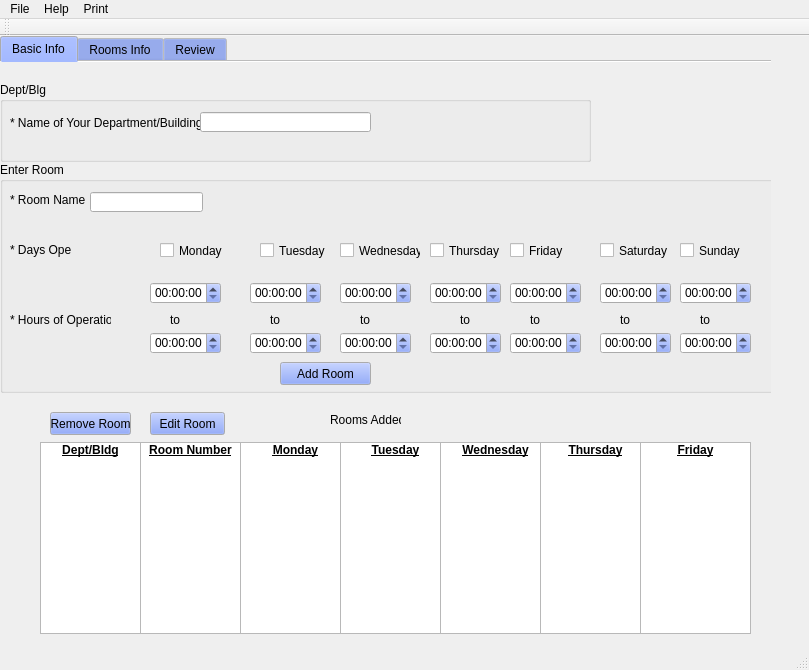
<?xml version="1.0" encoding="UTF-8"?>
<ui version="4.0">
 <class>MainWindow</class>
 <widget class="QMainWindow" name="MainWindow">
  <property name="geometry">
   <rect>
    <x>0</x>
    <y>0</y>
    <width>809</width>
    <height>670</height>
   </rect>
  </property>
  <property name="windowTitle">
   <string>MainWindow</string>
  </property>
  <property name="iconSize">
   <size>
    <width>24</width>
    <height>24</height>
   </size>
  </property>
  <property name="tabShape">
   <enum>QTabWidget::Rounded</enum>
  </property>
  <widget class="QWidget" name="centralWidget">
   <widget class="QTabWidget" name="tabWidget">
    <property name="geometry">
     <rect>
      <x>0</x>
      <y>0</y>
      <width>771</width>
      <height>631</height>
     </rect>
    </property>
    <property name="palette">
     <palette>
      <active>
       <colorrole role="Button">
        <brush brushstyle="SolidPattern">
         <color alpha="255">
          <red>116</red>
          <green>143</green>
          <blue>240</blue>
         </color>
        </brush>
       </colorrole>
      </active>
      <inactive>
       <colorrole role="Button">
        <brush brushstyle="SolidPattern">
         <color alpha="255">
          <red>116</red>
          <green>143</green>
          <blue>240</blue>
         </color>
        </brush>
       </colorrole>
      </inactive>
      <disabled>
       <colorrole role="Button">
        <brush brushstyle="SolidPattern">
         <color alpha="255">
          <red>116</red>
          <green>143</green>
          <blue>240</blue>
         </color>
        </brush>
       </colorrole>
      </disabled>
     </palette>
    </property>
    <property name="whatsThis">
     <string>&lt;html&gt;&lt;head/&gt;&lt;body&gt;&lt;p&gt;&lt;br/&gt;&lt;/p&gt;&lt;/body&gt;&lt;/html&gt;</string>
    </property>
    <property name="currentIndex">
     <number>0</number>
    </property>
    <property name="documentMode">
     <bool>true</bool>
    </property>
    <property name="movable">
     <bool>false</bool>
    </property>
    <widget class="QWidget" name="Tab_1">
     <property name="autoFillBackground">
      <bool>false</bool>
     </property>
     <attribute name="title">
      <string>Basic Info</string>
     </attribute>
     <widget class="QLabel" name="label_14">
      <property name="geometry">
       <rect>
        <x>330</x>
        <y>350</y>
        <width>71</width>
        <height>16</height>
       </rect>
      </property>
      <property name="text">
       <string>Rooms Added</string>
      </property>
     </widget>
     <widget class="QGroupBox" name="groupBox">
      <property name="geometry">
       <rect>
        <x>0</x>
        <y>20</y>
        <width>591</width>
        <height>80</height>
       </rect>
      </property>
      <property name="title">
       <string>Dept/Blg</string>
      </property>
      <widget class="QLabel" name="label">
       <property name="geometry">
        <rect>
         <x>10</x>
         <y>30</y>
         <width>191</width>
         <height>21</height>
        </rect>
       </property>
       <property name="text">
        <string>* Name of Your Department/Building:</string>
       </property>
      </widget>
      <widget class="QLineEdit" name="lineEdit">
       <property name="geometry">
        <rect>
         <x>200</x>
         <y>30</y>
         <width>171</width>
         <height>20</height>
        </rect>
       </property>
      </widget>
     </widget>
     <widget class="QGroupBox" name="groupBox_2">
      <property name="geometry">
       <rect>
        <x>0</x>
        <y>100</y>
        <width>791</width>
        <height>231</height>
       </rect>
      </property>
      <property name="title">
       <string>Enter Room</string>
      </property>
      <widget class="QLabel" name="label_2">
       <property name="geometry">
        <rect>
         <x>10</x>
         <y>30</y>
         <width>81</width>
         <height>16</height>
        </rect>
       </property>
       <property name="text">
        <string>* Room Name</string>
       </property>
      </widget>
      <widget class="QLineEdit" name="lineEdit_2">
       <property name="geometry">
        <rect>
         <x>90</x>
         <y>30</y>
         <width>113</width>
         <height>20</height>
        </rect>
       </property>
      </widget>
      <widget class="QLabel" name="label_3">
       <property name="geometry">
        <rect>
         <x>10</x>
         <y>80</y>
         <width>61</width>
         <height>16</height>
        </rect>
       </property>
       <property name="text">
        <string>* Days Open</string>
       </property>
      </widget>
      <widget class="QLabel" name="label_4">
       <property name="geometry">
        <rect>
         <x>10</x>
         <y>150</y>
         <width>101</width>
         <height>16</height>
        </rect>
       </property>
       <property name="text">
        <string>* Hours of Operation</string>
       </property>
      </widget>
      <widget class="QCheckBox" name="checkBox">
       <property name="geometry">
        <rect>
         <x>160</x>
         <y>80</y>
         <width>70</width>
         <height>17</height>
        </rect>
       </property>
       <property name="text">
        <string>Monday</string>
       </property>
      </widget>
      <widget class="QCheckBox" name="checkBox_2">
       <property name="geometry">
        <rect>
         <x>260</x>
         <y>80</y>
         <width>70</width>
         <height>17</height>
        </rect>
       </property>
       <property name="text">
        <string>Tuesday</string>
       </property>
      </widget>
      <widget class="QCheckBox" name="checkBox_3">
       <property name="geometry">
        <rect>
         <x>340</x>
         <y>80</y>
         <width>81</width>
         <height>17</height>
        </rect>
       </property>
       <property name="text">
        <string>Wednesday</string>
       </property>
      </widget>
      <widget class="QCheckBox" name="checkBox_4">
       <property name="geometry">
        <rect>
         <x>430</x>
         <y>80</y>
         <width>70</width>
         <height>17</height>
        </rect>
       </property>
       <property name="text">
        <string>Thursday</string>
       </property>
      </widget>
      <widget class="QCheckBox" name="checkBox_5">
       <property name="geometry">
        <rect>
         <x>510</x>
         <y>80</y>
         <width>70</width>
         <height>17</height>
        </rect>
       </property>
       <property name="text">
        <string>Friday</string>
       </property>
      </widget>
      <widget class="QCheckBox" name="checkBox_6">
       <property name="geometry">
        <rect>
         <x>600</x>
         <y>80</y>
         <width>70</width>
         <height>17</height>
        </rect>
       </property>
       <property name="text">
        <string>Saturday</string>
       </property>
      </widget>
      <widget class="QCheckBox" name="checkBox_7">
       <property name="geometry">
        <rect>
         <x>680</x>
         <y>80</y>
         <width>70</width>
         <height>17</height>
        </rect>
       </property>
       <property name="text">
        <string>Sunday</string>
       </property>
      </widget>
      <widget class="QTimeEdit" name="timeEdit">
       <property name="geometry">
        <rect>
         <x>150</x>
         <y>120</y>
         <width>71</width>
         <height>22</height>
        </rect>
       </property>
      </widget>
      <widget class="QLabel" name="label_5">
       <property name="geometry">
        <rect>
         <x>170</x>
         <y>150</y>
         <width>21</width>
         <height>16</height>
        </rect>
       </property>
       <property name="text">
        <string>to</string>
       </property>
      </widget>
      <widget class="QTimeEdit" name="timeEdit_2">
       <property name="geometry">
        <rect>
         <x>150</x>
         <y>170</y>
         <width>71</width>
         <height>22</height>
        </rect>
       </property>
      </widget>
      <widget class="QPushButton" name="pushButton_5">
       <property name="geometry">
        <rect>
         <x>280</x>
         <y>200</y>
         <width>91</width>
         <height>23</height>
        </rect>
       </property>
       <property name="text">
        <string>Add Room</string>
       </property>
      </widget>
      <widget class="QTimeEdit" name="timeEdit_5">
       <property name="geometry">
        <rect>
         <x>250</x>
         <y>120</y>
         <width>71</width>
         <height>22</height>
        </rect>
       </property>
      </widget>
      <widget class="QTimeEdit" name="timeEdit_6">
       <property name="geometry">
        <rect>
         <x>250</x>
         <y>170</y>
         <width>71</width>
         <height>22</height>
        </rect>
       </property>
      </widget>
      <widget class="QLabel" name="label_13">
       <property name="geometry">
        <rect>
         <x>270</x>
         <y>150</y>
         <width>21</width>
         <height>16</height>
        </rect>
       </property>
       <property name="text">
        <string>to</string>
       </property>
      </widget>
      <widget class="QTimeEdit" name="timeEdit_7">
       <property name="geometry">
        <rect>
         <x>340</x>
         <y>120</y>
         <width>71</width>
         <height>22</height>
        </rect>
       </property>
      </widget>
      <widget class="QTimeEdit" name="timeEdit_8">
       <property name="geometry">
        <rect>
         <x>340</x>
         <y>170</y>
         <width>71</width>
         <height>22</height>
        </rect>
       </property>
      </widget>
      <widget class="QTimeEdit" name="timeEdit_9">
       <property name="geometry">
        <rect>
         <x>430</x>
         <y>120</y>
         <width>71</width>
         <height>22</height>
        </rect>
       </property>
      </widget>
      <widget class="QTimeEdit" name="timeEdit_10">
       <property name="geometry">
        <rect>
         <x>430</x>
         <y>170</y>
         <width>71</width>
         <height>22</height>
        </rect>
       </property>
      </widget>
      <widget class="QTimeEdit" name="timeEdit_11">
       <property name="geometry">
        <rect>
         <x>510</x>
         <y>120</y>
         <width>71</width>
         <height>22</height>
        </rect>
       </property>
      </widget>
      <widget class="QTimeEdit" name="timeEdit_12">
       <property name="geometry">
        <rect>
         <x>510</x>
         <y>170</y>
         <width>71</width>
         <height>22</height>
        </rect>
       </property>
      </widget>
      <widget class="QTimeEdit" name="timeEdit_13">
       <property name="geometry">
        <rect>
         <x>600</x>
         <y>120</y>
         <width>71</width>
         <height>22</height>
        </rect>
       </property>
      </widget>
      <widget class="QTimeEdit" name="timeEdit_14">
       <property name="geometry">
        <rect>
         <x>600</x>
         <y>170</y>
         <width>71</width>
         <height>22</height>
        </rect>
       </property>
      </widget>
      <widget class="QTimeEdit" name="timeEdit_15">
       <property name="geometry">
        <rect>
         <x>680</x>
         <y>120</y>
         <width>71</width>
         <height>22</height>
        </rect>
       </property>
      </widget>
      <widget class="QTimeEdit" name="timeEdit_16">
       <property name="geometry">
        <rect>
         <x>680</x>
         <y>170</y>
         <width>71</width>
         <height>22</height>
        </rect>
       </property>
      </widget>
      <widget class="QLabel" name="label_15">
       <property name="geometry">
        <rect>
         <x>360</x>
         <y>150</y>
         <width>21</width>
         <height>16</height>
        </rect>
       </property>
       <property name="text">
        <string>to</string>
       </property>
      </widget>
      <widget class="QLabel" name="label_16">
       <property name="geometry">
        <rect>
         <x>460</x>
         <y>150</y>
         <width>21</width>
         <height>16</height>
        </rect>
       </property>
       <property name="text">
        <string>to</string>
       </property>
      </widget>
      <widget class="QLabel" name="label_17">
       <property name="geometry">
        <rect>
         <x>530</x>
         <y>150</y>
         <width>21</width>
         <height>16</height>
        </rect>
       </property>
       <property name="text">
        <string>to</string>
       </property>
      </widget>
      <widget class="QLabel" name="label_18">
       <property name="geometry">
        <rect>
         <x>620</x>
         <y>150</y>
         <width>21</width>
         <height>16</height>
        </rect>
       </property>
       <property name="text">
        <string>to</string>
       </property>
      </widget>
      <widget class="QLabel" name="label_19">
       <property name="geometry">
        <rect>
         <x>700</x>
         <y>150</y>
         <width>21</width>
         <height>16</height>
        </rect>
       </property>
       <property name="text">
        <string>to</string>
       </property>
      </widget>
     </widget>
     <widget class="QListWidget" name="listWidget">
      <property name="geometry">
       <rect>
        <x>40</x>
        <y>380</y>
        <width>101</width>
        <height>192</height>
       </rect>
      </property>
      <item>
       <property name="text">
        <string>Dept/Bldg</string>
       </property>
       <property name="font">
        <font>
         <weight>75</weight>
         <bold>true</bold>
         <underline>true</underline>
         <strikeout>false</strikeout>
        </font>
       </property>
       <property name="textAlignment">
        <set>AlignHCenter|AlignVCenter|AlignCenter</set>
       </property>
       <property name="background">
        <brush brushstyle="NoBrush">
         <color alpha="255">
          <red>0</red>
          <green>0</green>
          <blue>0</blue>
         </color>
        </brush>
       </property>
      </item>
     </widget>
     <widget class="QListWidget" name="listWidget_2">
      <property name="geometry">
       <rect>
        <x>140</x>
        <y>380</y>
        <width>101</width>
        <height>192</height>
       </rect>
      </property>
      <item>
       <property name="text">
        <string>Room Number</string>
       </property>
       <property name="font">
        <font>
         <weight>75</weight>
         <bold>true</bold>
         <underline>true</underline>
        </font>
       </property>
       <property name="textAlignment">
        <set>AlignHCenter|AlignVCenter|AlignCenter</set>
       </property>
      </item>
     </widget>
     <widget class="QListWidget" name="listWidget_3">
      <property name="geometry">
       <rect>
        <x>240</x>
        <y>380</y>
        <width>111</width>
        <height>192</height>
       </rect>
      </property>
      <item>
       <property name="text">
        <string>Monday</string>
       </property>
       <property name="font">
        <font>
         <weight>75</weight>
         <bold>true</bold>
         <underline>true</underline>
        </font>
       </property>
       <property name="textAlignment">
        <set>AlignHCenter|AlignVCenter|AlignCenter</set>
       </property>
      </item>
     </widget>
     <widget class="QListWidget" name="listWidget_4">
      <property name="geometry">
       <rect>
        <x>340</x>
        <y>380</y>
        <width>111</width>
        <height>192</height>
       </rect>
      </property>
      <item>
       <property name="text">
        <string>Tuesday</string>
       </property>
       <property name="font">
        <font>
         <weight>75</weight>
         <bold>true</bold>
         <underline>true</underline>
        </font>
       </property>
       <property name="textAlignment">
        <set>AlignHCenter|AlignVCenter|AlignCenter</set>
       </property>
      </item>
     </widget>
     <widget class="QListWidget" name="listWidget_5">
      <property name="geometry">
       <rect>
        <x>440</x>
        <y>380</y>
        <width>111</width>
        <height>192</height>
       </rect>
      </property>
      <item>
       <property name="text">
        <string>Wednesday</string>
       </property>
       <property name="font">
        <font>
         <weight>75</weight>
         <bold>true</bold>
         <underline>true</underline>
        </font>
       </property>
       <property name="textAlignment">
        <set>AlignHCenter|AlignVCenter|AlignCenter</set>
       </property>
      </item>
     </widget>
     <widget class="QListWidget" name="listWidget_6">
      <property name="geometry">
       <rect>
        <x>540</x>
        <y>380</y>
        <width>111</width>
        <height>192</height>
       </rect>
      </property>
      <item>
       <property name="text">
        <string>Thursday</string>
       </property>
       <property name="font">
        <font>
         <weight>75</weight>
         <bold>true</bold>
         <underline>true</underline>
        </font>
       </property>
       <property name="textAlignment">
        <set>AlignHCenter|AlignVCenter|AlignCenter</set>
       </property>
      </item>
     </widget>
     <widget class="QListWidget" name="listWidget_7">
      <property name="geometry">
       <rect>
        <x>640</x>
        <y>380</y>
        <width>111</width>
        <height>192</height>
       </rect>
      </property>
      <item>
       <property name="text">
        <string>Friday</string>
       </property>
       <property name="font">
        <font>
         <weight>75</weight>
         <bold>true</bold>
         <underline>true</underline>
        </font>
       </property>
       <property name="textAlignment">
        <set>AlignHCenter|AlignVCenter|AlignCenter</set>
       </property>
      </item>
     </widget>
     <widget class="QPushButton" name="pushButton_6">
      <property name="geometry">
       <rect>
        <x>50</x>
        <y>350</y>
        <width>81</width>
        <height>23</height>
       </rect>
      </property>
      <property name="text">
       <string>Remove Room</string>
      </property>
     </widget>
     <widget class="QPushButton" name="pushButton_7">
      <property name="geometry">
       <rect>
        <x>150</x>
        <y>350</y>
        <width>75</width>
        <height>23</height>
       </rect>
      </property>
      <property name="text">
       <string>Edit Room</string>
      </property>
     </widget>
    </widget>
    <widget class="QWidget" name="tab">
     <attribute name="title">
      <string>Rooms Info</string>
     </attribute>
     <widget class="QPushButton" name="pushButton">
      <property name="geometry">
       <rect>
        <x>410</x>
        <y>280</y>
        <width>75</width>
        <height>23</height>
       </rect>
      </property>
      <property name="text">
       <string>Delete</string>
      </property>
     </widget>
     <widget class="QLineEdit" name="lineEdit_3">
      <property name="geometry">
       <rect>
        <x>20</x>
        <y>40</y>
        <width>71</width>
        <height>21</height>
       </rect>
      </property>
     </widget>
     <widget class="QLineEdit" name="lineEdit_4">
      <property name="geometry">
       <rect>
        <x>150</x>
        <y>40</y>
        <width>113</width>
        <height>20</height>
       </rect>
      </property>
     </widget>
     <widget class="QPushButton" name="pushButton_2">
      <property name="geometry">
       <rect>
        <x>80</x>
        <y>80</y>
        <width>75</width>
        <height>23</height>
       </rect>
      </property>
      <property name="text">
       <string>Add</string>
      </property>
     </widget>
     <widget class="QLabel" name="label_6">
      <property name="geometry">
       <rect>
        <x>20</x>
        <y>20</y>
        <width>61</width>
        <height>21</height>
       </rect>
      </property>
      <property name="text">
       <string>Room Prefix:</string>
      </property>
     </widget>
     <widget class="QLabel" name="label_7">
      <property name="geometry">
       <rect>
        <x>150</x>
        <y>20</y>
        <width>71</width>
        <height>16</height>
       </rect>
      </property>
      <property name="text">
       <string>Room Number:</string>
      </property>
     </widget>
     <widget class="QLabel" name="label_8">
      <property name="geometry">
       <rect>
        <x>20</x>
        <y>130</y>
        <width>71</width>
        <height>16</height>
       </rect>
      </property>
      <property name="text">
       <string>Total Rooms:</string>
      </property>
     </widget>
     <widget class="QLineEdit" name="lineEdit_5">
      <property name="geometry">
       <rect>
        <x>90</x>
        <y>130</y>
        <width>31</width>
        <height>16</height>
       </rect>
      </property>
     </widget>
     <widget class="QColumnView" name="columnView_2">
      <property name="geometry">
       <rect>
        <x>340</x>
        <y>20</y>
        <width>201</width>
        <height>241</height>
       </rect>
      </property>
     </widget>
     <widget class="QScrollBar" name="verticalScrollBar">
      <property name="geometry">
       <rect>
        <x>540</x>
        <y>20</y>
        <width>20</width>
        <height>241</height>
       </rect>
      </property>
      <property name="orientation">
       <enum>Qt::Vertical</enum>
      </property>
     </widget>
    </widget>
    <widget class="QWidget" name="tab_2">
     <attribute name="title">
      <string>Review</string>
     </attribute>
     <widget class="QLabel" name="label_9">
      <property name="geometry">
       <rect>
        <x>20</x>
        <y>40</y>
        <width>91</width>
        <height>21</height>
       </rect>
      </property>
      <property name="text">
       <string>Name of Building:</string>
      </property>
     </widget>
     <widget class="QLineEdit" name="lineEdit_6">
      <property name="geometry">
       <rect>
        <x>110</x>
        <y>40</y>
        <width>131</width>
        <height>20</height>
       </rect>
      </property>
     </widget>
     <widget class="QLabel" name="label_10">
      <property name="geometry">
       <rect>
        <x>20</x>
        <y>80</y>
        <width>101</width>
        <height>16</height>
       </rect>
      </property>
      <property name="text">
       <string>Hours of Operation: </string>
      </property>
     </widget>
     <widget class="QTimeEdit" name="timeEdit_3">
      <property name="geometry">
       <rect>
        <x>130</x>
        <y>80</y>
        <width>71</width>
        <height>21</height>
       </rect>
      </property>
     </widget>
     <widget class="QTimeEdit" name="timeEdit_4">
      <property name="geometry">
       <rect>
        <x>250</x>
        <y>80</y>
        <width>71</width>
        <height>21</height>
       </rect>
      </property>
     </widget>
     <widget class="QLabel" name="label_11">
      <property name="geometry">
       <rect>
        <x>220</x>
        <y>86</y>
        <width>21</width>
        <height>20</height>
       </rect>
      </property>
      <property name="text">
       <string>to</string>
      </property>
     </widget>
     <widget class="QColumnView" name="columnView">
      <property name="geometry">
       <rect>
        <x>35</x>
        <y>151</y>
        <width>281</width>
        <height>161</height>
       </rect>
      </property>
     </widget>
     <widget class="QScrollBar" name="verticalScrollBar_2">
      <property name="geometry">
       <rect>
        <x>300</x>
        <y>150</y>
        <width>16</width>
        <height>160</height>
       </rect>
      </property>
      <property name="orientation">
       <enum>Qt::Vertical</enum>
      </property>
     </widget>
     <widget class="Line" name="line">
      <property name="geometry">
       <rect>
        <x>310</x>
        <y>150</y>
        <width>20</width>
        <height>161</height>
       </rect>
      </property>
      <property name="orientation">
       <enum>Qt::Vertical</enum>
      </property>
     </widget>
     <widget class="QLabel" name="label_12">
      <property name="geometry">
       <rect>
        <x>40</x>
        <y>130</y>
        <width>47</width>
        <height>13</height>
       </rect>
      </property>
      <property name="text">
       <string>Rooms:</string>
      </property>
     </widget>
     <widget class="QPushButton" name="pushButton_3">
      <property name="geometry">
       <rect>
        <x>30</x>
        <y>320</y>
        <width>75</width>
        <height>23</height>
       </rect>
      </property>
      <property name="text">
       <string>Edit</string>
      </property>
     </widget>
     <widget class="QPushButton" name="pushButton_4">
      <property name="geometry">
       <rect>
        <x>250</x>
        <y>320</y>
        <width>75</width>
        <height>23</height>
       </rect>
      </property>
      <property name="text">
       <string>Continue</string>
      </property>
     </widget>
    </widget>
   </widget>
  </widget>
  <widget class="QMenuBar" name="menuBar">
   <property name="geometry">
    <rect>
     <x>0</x>
     <y>0</y>
     <width>809</width>
     <height>21</height>
    </rect>
   </property>
   <widget class="QMenu" name="menuFile">
    <property name="title">
     <string>File</string>
    </property>
    <addaction name="actionHelp"/>
    <addaction name="actionSave"/>
    <addaction name="actionPrint"/>
   </widget>
   <widget class="QMenu" name="menuHelp">
    <property name="title">
     <string>Help</string>
    </property>
   </widget>
   <widget class="QMenu" name="menuPrint">
    <property name="title">
     <string>Print</string>
    </property>
   </widget>
   <addaction name="menuFile"/>
   <addaction name="menuHelp"/>
   <addaction name="menuPrint"/>
  </widget>
  <widget class="QToolBar" name="mainToolBar">
   <attribute name="toolBarArea">
    <enum>TopToolBarArea</enum>
   </attribute>
   <attribute name="toolBarBreak">
    <bool>false</bool>
   </attribute>
  </widget>
  <widget class="QStatusBar" name="statusBar"/>
  <action name="actionHelp">
   <property name="text">
    <string>Basic Info</string>
   </property>
  </action>
  <action name="actionSave">
   <property name="text">
    <string>Rooms</string>
   </property>
  </action>
  <action name="actionPrint">
   <property name="text">
    <string>Review</string>
   </property>
  </action>
 </widget>
 <layoutdefault spacing="6" margin="11"/>
 <resources/>
 <connections/>
</ui>
